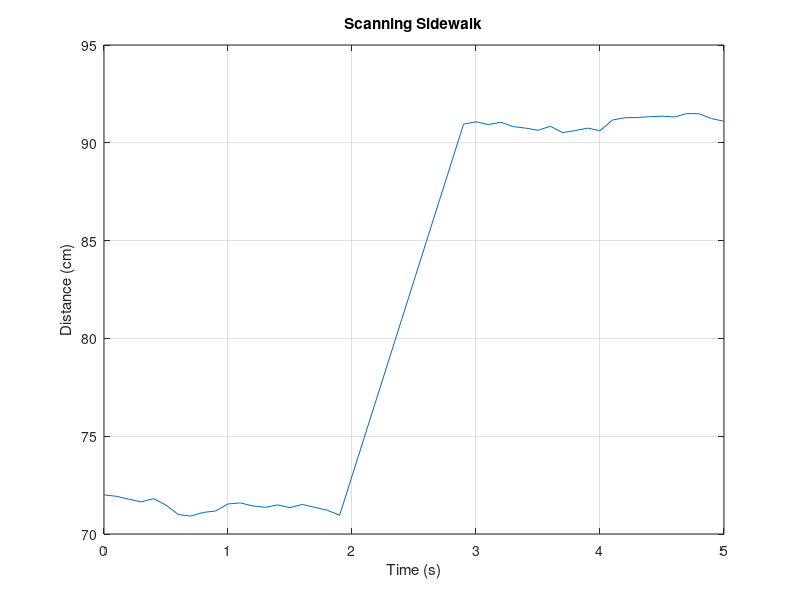

Write MATLAB code to recreate this figure.
% Constants
speedOfSound = 343;  % Speed of sound in meters per second
initialDistance = 72; % Initial distance between the human and the object
walkingSpeed = 1.5; % Average walking speed of the human in meters per second
velocityHuman = walkingSpeed; % Average velocity (positive value)

% Time and position parameters
t = 0:0.1:5; % Time from 0 to 5 seconds with a 0.1 second interval

% Initialize a random walk for distance with added noise
deltaDistance = zeros(size(t));
for i = 2:length(t)
    % Introduce some noise to the delta distance
    deltaDistance(i) = randn() * walkingSpeed * 0.1 + 0.05 * randn();
end

% Introduce an outlier for a limited duration
outlier_start = 2;  % Start time of the outlier in seconds
outlier_duration = 1;  % Duration of the outlier in seconds
outlier_distance = 70;  % Outlier distance in meters

for i = find(t >= outlier_start & t < (outlier_start + outlier_duration))
    deltaDistance(i) = outlier_distance - initialDistance;
end

position = initialDistance - cumsum(deltaDistance);

% Doppler shift calculation
f0 = 24e9; % Transmit frequency in Hz
dopplerShift = zeros(size(t));
for i = 1:length(t)
    dopplerShift(i) = (f0 * (speedOfSound + velocityHuman)) / (speedOfSound - velocityHuman);
end

% Plot the graph
figure;
plot(t, position);
xlabel('Time (s)');
ylabel('Distance (cm)');
title('Scanning Sidewalk');
grid on;

% Save the data to a CSV file
data = [t' position'];
csvwrite('edge.csv', data);
